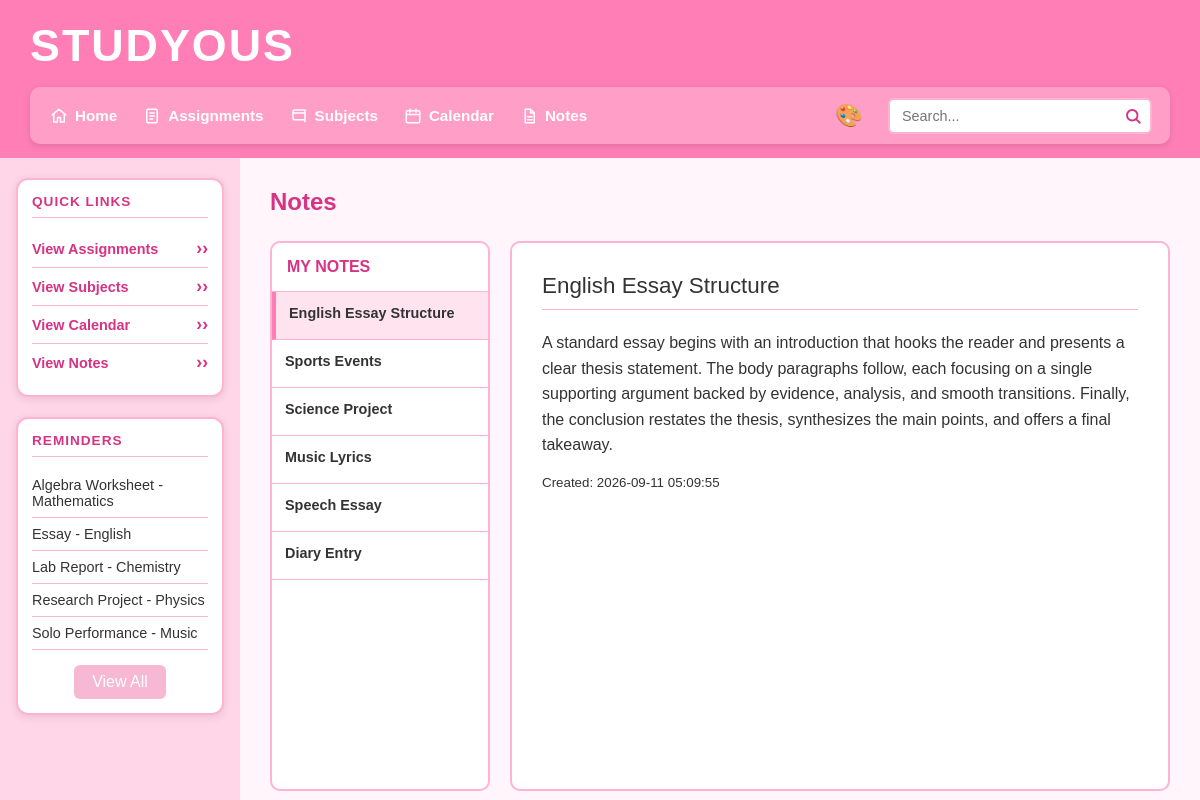
The app's page /notes with its own data.
### tables this page shows
CREATE TABLE assignments (id INTEGER PRIMARY KEY AUTOINCREMENT, subject_id INTEGER REFERENCES subjects (id) NOT NULL, user_id INTEGER REFERENCES users (id) NOT NULL, assignment_name TEXT NOT NULL, due_date TEXT (19) NOT NULL, priority TEXT NOT NULL CHECK ((priority IN ('Low', 'Medium', 'High'))), status TEXT (25) DEFAULT ('Not Started'), notes TEXT, created_at TEXT (19));

CREATE TABLE subjects (id INTEGER PRIMARY KEY AUTOINCREMENT, subject_name TEXT NOT NULL UNIQUE, teacher_name TEXT NOT NULL, room TEXT, credits INTEGER CHECK ((credits > 0)));

CREATE TABLE notes (id INTEGER PRIMARY KEY AUTOINCREMENT, title TEXT NOT NULL, note TEXT, created_at TEXT DEFAULT ((datetime('now', 'localtime'))));

### main.py (the view)
@app.route("/notes")
@app.route("/notes/<int:note_id>")
def notes(note_id=None):
    con = create_connection(DATABASE)
    cur = con.cursor()
    cur.execute("""
        SELECT id, title, note, created_at
        FROM notes
        ORDER BY created_at DESC
    """)
    notes_list = cur.fetchall()
    selected_note = None
    if note_id is not None:
        cur.execute("""
            SELECT id, title, note, created_at
            FROM notes
            WHERE id = ?
        """, (note_id,))
        selected_note = cur.fetchone()
    elif notes_list:
        selected_note = notes_list[0]
    con.close()
    return render_template(
        "notes.html",
        notes=notes_list,
        selected_note=selected_note
    )

### main.py (called while the page is built)
def create_connection(db_file):
    try:
        connection = sqlite3.connect(db_file)
        return connection
    except Error as e:
        print(e)
    return None

def get_reminders():
    query = """
        SELECT assignments.assignment_name,
               subjects.subject_name,
               assignments.due_date,
               assignments.priority,
               assignments.status
        FROM assignments
        JOIN subjects
        ON assignments.subject_id = subjects.id
        WHERE assignments.status != 'Complete'
        ORDER BY assignments.due_date ASC
        LIMIT 5
    """
    con = create_connection(DATABASE)
    cur = con.cursor()
    cur.execute(query)
    rows = cur.fetchall()
    con.close()
    return rows

@app.context_processor
def inject_reminders():
    return {"reminders": get_reminders()}

### templates/notes.html
{% extends "base.html" %}
{% block main %}
<h2 class="page-title">Notes</h2>
<div class="notes">
    <div class="notes-list">
        <h3>My Notes</h3>
        {% for note in notes %}
        <a href="/notes/{{ note[0] }}"
           class="note {% if selected_note and selected_note[0] == note[0] %}selected{% endif %}">
            <strong>{{ note[1] }}</strong>
        </a>
        {% endfor %}
    </div>
    <div class="note-content">
        {% if selected_note %}
        <div class="note-paper">
            <h2>{{ selected_note[1] }}</h2>
            <p>{{ selected_note[2] }}</p>
            <small>Created: {{ selected_note[3] }}</small>
        </div>
        {% else %}
        <div class="note-paper">
            <h2>No notes yet</h2>
            <p>You do not have any notes.</p>
        </div>
        {% endif %}
    </div>
</div>
{% endblock %}

### templates/base.html (shortened to what this page needs)
<!DOCTYPE html>
<html lang="en">
<head>
    <link type="text/css" rel="stylesheet" href="/static/css/style.css">
</head>
<body class="theme-{{ request.cookies.get('theme', 'pink') }}">
    <header class="top-header">
        <h1 class="site-title">Studyous</h1>
        <div class="header-row">
            <div class="nav-bar">
                <nav class="main-nav">
                    <ul>
                        <li>
                            <a href="/">
                                <img src="/static/images/home.svg"
                                     alt="Home"
                                     class="nav-icon">
                                Home
                            </a>
                        </li>
                        <li>
                            <a href="/assignments">
                                <img src="/static/images/assignments.svg"
                                     alt="Assignments"
                                     class="nav-icon">
                                Assignments
                            </a>
                        </li>
                        <li>
                            <a href="/subjects">
                                <img src="/static/images/subjects.svg"
                                     alt="Subjects"
                                     class="nav-icon">
                                Subjects
                            </a>
                        </li>
                        <li>
                            <a href="/calendar">
                                <img src="/static/images/calendar.svg"
                                     alt="Calendar"
                                     class="nav-icon">
                                Calendar
                            </a>
                        </li>
                        <li>
                            <a href="/notes">
                                <img src="/static/images/notes.svg"
                                     alt="Notes"
                                     class="nav-icon">
                                Notes
                            </a>
                        </li>
                    </ul>
                </nav>
                <div class="theme-menu">
                    <span class="theme-icon">🎨</span>
                </div>
                <form class="search-form" method="POST" action="/search">
                    <div class="search-box">
                        <input type="text"
                               name="search"
                               id="search"
                               placeholder="Search...">
                    </div>
                </form>
            </div>
        </div>
    </header>
    <div class="body-container">
        <aside class="sidebar">
            <section class="sidebar-box">
                <h2>Quick Links</h2>
                <ul class="quick-links">
                    <li>
                        <a href="/assignments">View Assignments</a>
                    </li>
                    <li>
                        <a href="/subjects">View Subjects</a>
                    </li>
                    <li>
                        <a href="/calendar">View Calendar</a>
                    </li>
                    <li>
                        <a href="/notes">View Notes</a>
                    </li>
                </ul>
            </section>
            <section class="sidebar-box">
                <h2>Reminders</h2>
                <ul class="reminders">
                    {% for reminder in reminders %}
                    <li>
                        {{ reminder[0] }} - {{ reminder[1] }}
                    </li>
                {% endfor %}
                <a href="/reminders" class="view-all-button">View All</a>
            </ul>
</section>
        </aside>
        <main>
            {% block main %}{% endblock %}
        </main>
    </div>
</body>
</html>

### records on screen
assignments: assignment_name "Algebra Worksheet", subject_name "Mathematics"
assignments: assignment_name "Essay", subject_name "English"
assignments: assignment_name "Lab Report", subject_name "Chemistry"
assignments: assignment_name "Research Project", subject_name "Physics"
assignments: assignment_name "Solo Performance", subject_name "Music"
notes: title "English Essay Structure", note "A standard essay begins with an introduction that hooks the reader and presents a clear thesis statement. The body paragraphs follow, each focusing on a single supporting argument backed by evidence, analysis, and smooth transitions. Finally, the conclusion restates the thesis, synthesizes the main points, and offers a final takeaway.", created_at "2026-09-11 05:09:55"
notes: title "Sports Events"
notes: title "Science Project"
notes: title "Music Lyrics"
notes: title "Speech Essay"
notes: title "Diary Entry"
